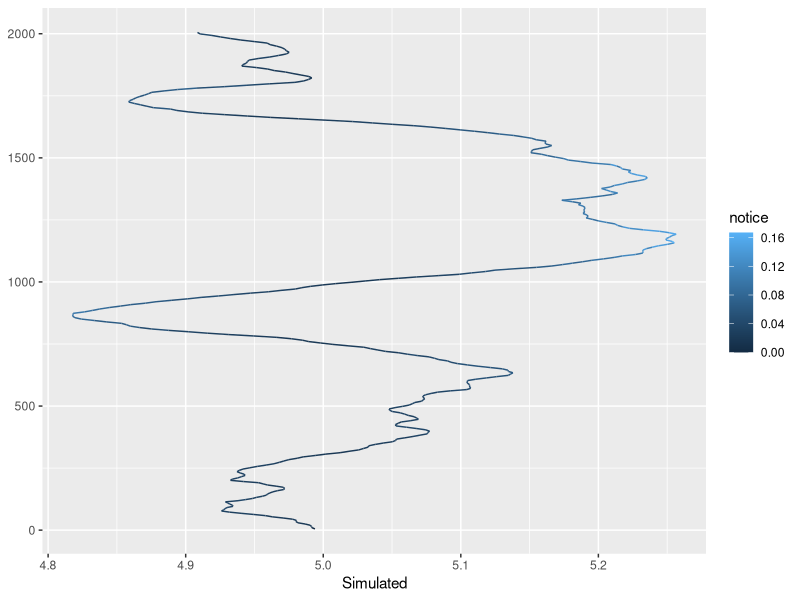

R code for this plot: (Note: this script raises an error after producing the figure.)
library(tidyverse)
Sigma = 0.01 * matrix(c(1, 0.5, 0.5, 1), 2)
sigE = 0.01
sigZ = 0.0005
phi = 0.9
lambda = 0.95
gamma = 0.005
alpha0 = -4
beta0 = 10
alpha1 = -4
beta1 = 2

a0 = rnorm(1, 0, sigE / sqrt(1 - phi^2))
v0 = 5
x0 = 5
y0 = 0
t0 = pi/2

T = 500
path = data.frame()
for(i in 1:1){
  position = data.frame()
  x0 = 5*i
  notice = 0 
  delta = pi/2 + lambda * (t0 - pi/2)  +  sigZ * rt(1, 5)
  acc = phi * a0  +  sigE * rt(1, 5)
  vel = v0  +  acc
  error = mvtnorm::rmvnorm(1, c(0, 0), Sigma)
  x = x0  +  vel * cos(delta)
  y = y0  +  vel * sin(delta)
  measurex = x + error[1]
  measurey = y + error[2]
  position = rbind(position,
                   data.frame(x=x, y=y, measurex=measurex, measurey=measurey, vel=vel, delta=delta, acc=acc, notice=notice, car = i))
  while(y < 2000) {
    notice = 1 / (1 + exp(-(1-notice)*(alpha0 + beta0*abs(x-x0)) - notice*(alpha1 + beta1*abs(x-x0)) + rnorm(1, 0, 0.1)))
    delta = pi/2  + (1-notice) * lambda * (delta- pi/2)  + notice * gamma * (x-x0) +  sigZ * rt(1, 5)
    acc = phi * acc  +  sigE * rt(1, 5)
    vel = vel  +  acc
    error = mvtnorm::rmvnorm(1, c(0, 0), Sigma)
    x = x  +  vel * cos(delta)
    y = y  +  vel * sin(delta)
    measurex = x + error[1]
    measurey = y + error[2]
    position = rbind(position,
                     data.frame(x=x, y=y, measurex=measurex, measurey=measurey, vel=vel, delta=delta, acc=acc, notice=notice, car = i))
  }
  path = rbind(path, position)
}
p1 <- ggplot(path) + geom_path(aes(x, y, group=car, colour=notice)) + 
  labs(x="Simulated", y=NULL)
print(p1)
#cars %>%
#  filter(changed == FALSE) %>%
#  filter(ID %in% head(sort(unique(.$ID)), 10)) %>%
#  ggplot() + geom_path(aes(x, y, colour = factor(ID))) + theme(legend.position = 'none') +
#  labs(x="Actual", y=NULL) -> p2
#gridExtra::grid.arrange(p1, p2)




hyper = c(10, .1, 200, 0.1, 10, .1, 10, .1, 20, 1.5, 20, 1.5, 0, 0.1, -3, 5, 0, 5, -3, 5, 0, 5)
lambda <- as.matrix(c(-4, -8, -4, -4, 2, 2, 0, -3, 1, -3, 1, rep(0.1, 11)), 22)
#VB_Cars2(as.matrix(position[1:20, 3:4]), lM, hyper, maxIter=1, S=1, N=1)
#posi = as.matrix(position[, 3:4]) 
#MCMC = PMMH(pos= posi, reps=10, N=1, hyperParams=hyper, stepSize=rep(0.005, 8))

data <- as.matrix(position[1:100, 3:4])
N = 100
S = 10
maxIter = 100
alpha = 0.1
threshold = 0.01

carsVB <- function(data, lambda, hyper, N, S, maxIter, alpha, threshold){
  T <- nrow(data)
  sobol <- sobol_points(100+S, 11)
  diff <- threshold + 1
  iter <- 1
  LB <- numeric(maxIter)
  M <- numeric(22)
  meanLB <- 0
  oldMeanLB <- 0
  while(diff > threshold){
    if(iter > maxIter){
      break
    }
    if(any(is.na(lambda))){
      break
    }
    unif <- shuffle(sobol)
    epsilon <- qnorm(unif[101:(100+S), ])
    gradP <- matrix(0, 22, S)
    valP <- numeric(S)
    gradJ <- matrix(0, 22, S)
    valJ <- numeric(S)
    q <- numeric(S)
    for(s in 1:S){
      p <- pDeriv(data[1:100,], lambda, epsilon[s,], hyper, N)
      valP[s] <- p$val
      gradP[,s] <- p$grad
      j <- jDeriv(lambda, epsilon[s,])
      valJ[s] <- j$val
      gradJ[,s] <- j$grad
      q[s] <- sum(dnorm(epsilon[s,], log=TRUE))
    }
    gradient <- rowMeans(gradP + gradJ, na.rm = TRUE)
    valP[valP == -Inf] = NA
    LB[iter] <- mean(valP + valJ - q, na.rm=TRUE) 
    M <- M + gradient^2
    if(iter > 1){
      lambda = lambda + alpha * M^(-0.5) * gradient
    }
    if(iter %% 5 == 0){
      oldMeanLB <- meanLB
      meanLB <- mean(LB[iter:(iter-4)])
      diff <- abs(meanLB - oldMeanLB)
      print(meanLB)
    }
    iter <- iter + 1
  }
  print(paste0('iter: ', iter, ' ELBO: ', meanLB))
  return(lambda)
}

carsVB(data, lambda, hyper, N=100, S=10, maxIter=1500, alpha=0.25, threshold=0.01)
